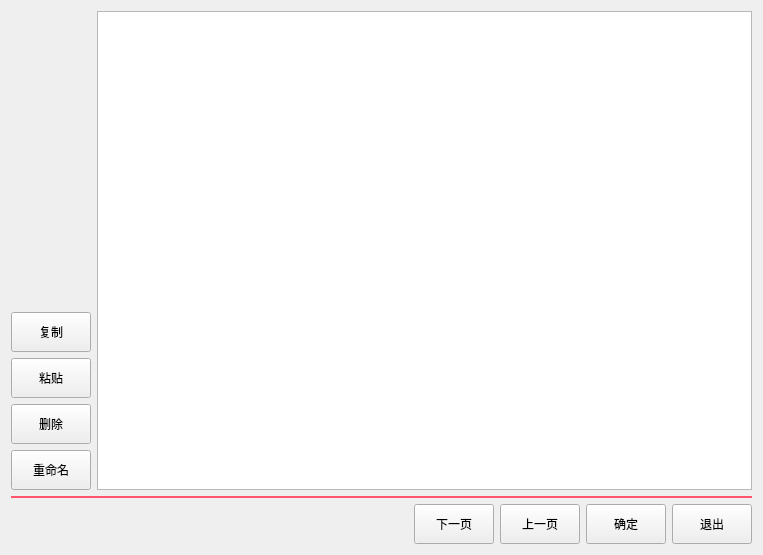
<?xml version="1.0" encoding="UTF-8"?>
<ui version="4.0">
 <class>getFilePath</class>
 <widget class="QDialog" name="getFilePath">
  <property name="geometry">
   <rect>
    <x>0</x>
    <y>0</y>
    <width>763</width>
    <height>555</height>
   </rect>
  </property>
  <property name="windowTitle">
   <string>Dialog</string>
  </property>
  <property name="styleSheet">
   <string notr="true">QRadioButton{
color:white;
font-weight:bold;
border-radius:3px;
}

QRadioButton:checked{
background:#ff546b;
}

QRadioButton:unchecked{
background:gray;
}
</string>
  </property>
  <layout class="QVBoxLayout" name="verticalLayout_3">
   <item>
    <layout class="QHBoxLayout" name="horizontalLayout_2">
     <item>
      <layout class="QVBoxLayout" name="verticalLayout_2">
       <item>
        <layout class="QVBoxLayout" name="verticalLayout_pan">
         <property name="spacing">
          <number>6</number>
         </property>
        </layout>
       </item>
       <item>
        <spacer name="verticalSpacer">
         <property name="orientation">
          <enum>Qt::Vertical</enum>
         </property>
         <property name="sizeHint" stdset="0">
          <size>
           <width>20</width>
           <height>40</height>
          </size>
         </property>
        </spacer>
       </item>
       <item>
        <widget class="lds_pushbutton_wrap_noRelease" name="pushButton_copy">
         <property name="minimumSize">
          <size>
           <width>0</width>
           <height>40</height>
          </size>
         </property>
         <property name="focusPolicy">
          <enum>Qt::NoFocus</enum>
         </property>
         <property name="text">
          <string>复制</string>
         </property>
        </widget>
       </item>
       <item>
        <widget class="QPushButton" name="pushButton_paste">
         <property name="minimumSize">
          <size>
           <width>0</width>
           <height>40</height>
          </size>
         </property>
         <property name="focusPolicy">
          <enum>Qt::NoFocus</enum>
         </property>
         <property name="text">
          <string>粘贴</string>
         </property>
        </widget>
       </item>
       <item>
        <widget class="QPushButton" name="pushButton_del">
         <property name="minimumSize">
          <size>
           <width>0</width>
           <height>40</height>
          </size>
         </property>
         <property name="focusPolicy">
          <enum>Qt::NoFocus</enum>
         </property>
         <property name="text">
          <string>删除</string>
         </property>
        </widget>
       </item>
       <item>
        <widget class="QPushButton" name="pushButton_rename">
         <property name="minimumSize">
          <size>
           <width>0</width>
           <height>40</height>
          </size>
         </property>
         <property name="focusPolicy">
          <enum>Qt::NoFocus</enum>
         </property>
         <property name="text">
          <string>重命名</string>
         </property>
        </widget>
       </item>
      </layout>
     </item>
     <item>
      <widget class="tabview" name="tableWidget_dir"/>
     </item>
    </layout>
   </item>
   <item>
    <widget class="QLabel" name="label_desc_2">
     <property name="maximumSize">
      <size>
       <width>16777215</width>
       <height>2</height>
      </size>
     </property>
     <property name="styleSheet">
      <string notr="true">border:0px;
border-bottom:2px solid #ff546b;</string>
     </property>
     <property name="text">
      <string/>
     </property>
    </widget>
   </item>
   <item>
    <layout class="QHBoxLayout" name="horizontalLayout" stretch="1,0,0,0,0">
     <item>
      <widget class="QLabel" name="label_desc">
       <property name="text">
        <string/>
       </property>
      </widget>
     </item>
     <item>
      <widget class="QPushButton" name="pushButton_down">
       <property name="minimumSize">
        <size>
         <width>0</width>
         <height>40</height>
        </size>
       </property>
       <property name="focusPolicy">
        <enum>Qt::NoFocus</enum>
       </property>
       <property name="text">
        <string>下一页</string>
       </property>
      </widget>
     </item>
     <item>
      <widget class="QPushButton" name="pushButton_up">
       <property name="minimumSize">
        <size>
         <width>0</width>
         <height>40</height>
        </size>
       </property>
       <property name="focusPolicy">
        <enum>Qt::NoFocus</enum>
       </property>
       <property name="text">
        <string>上一页</string>
       </property>
      </widget>
     </item>
     <item>
      <widget class="QPushButton" name="pushButton_ok">
       <property name="minimumSize">
        <size>
         <width>0</width>
         <height>40</height>
        </size>
       </property>
       <property name="focusPolicy">
        <enum>Qt::NoFocus</enum>
       </property>
       <property name="text">
        <string>确定</string>
       </property>
      </widget>
     </item>
     <item>
      <widget class="QPushButton" name="pushButton_close">
       <property name="minimumSize">
        <size>
         <width>0</width>
         <height>40</height>
        </size>
       </property>
       <property name="focusPolicy">
        <enum>Qt::NoFocus</enum>
       </property>
       <property name="text">
        <string>退出</string>
       </property>
      </widget>
     </item>
    </layout>
   </item>
  </layout>
 </widget>
 <customwidgets>
  <customwidget>
   <class>tabview</class>
   <extends>QTableWidget</extends>
   <header>tabview.h</header>
  </customwidget>
  <customwidget>
   <class>lds_pushbutton_wrap_noRelease</class>
   <extends>QPushButton</extends>
   <header>lds_pushbutton_wrap_norelease.h</header>
  </customwidget>
 </customwidgets>
 <resources/>
 <connections/>
</ui>
